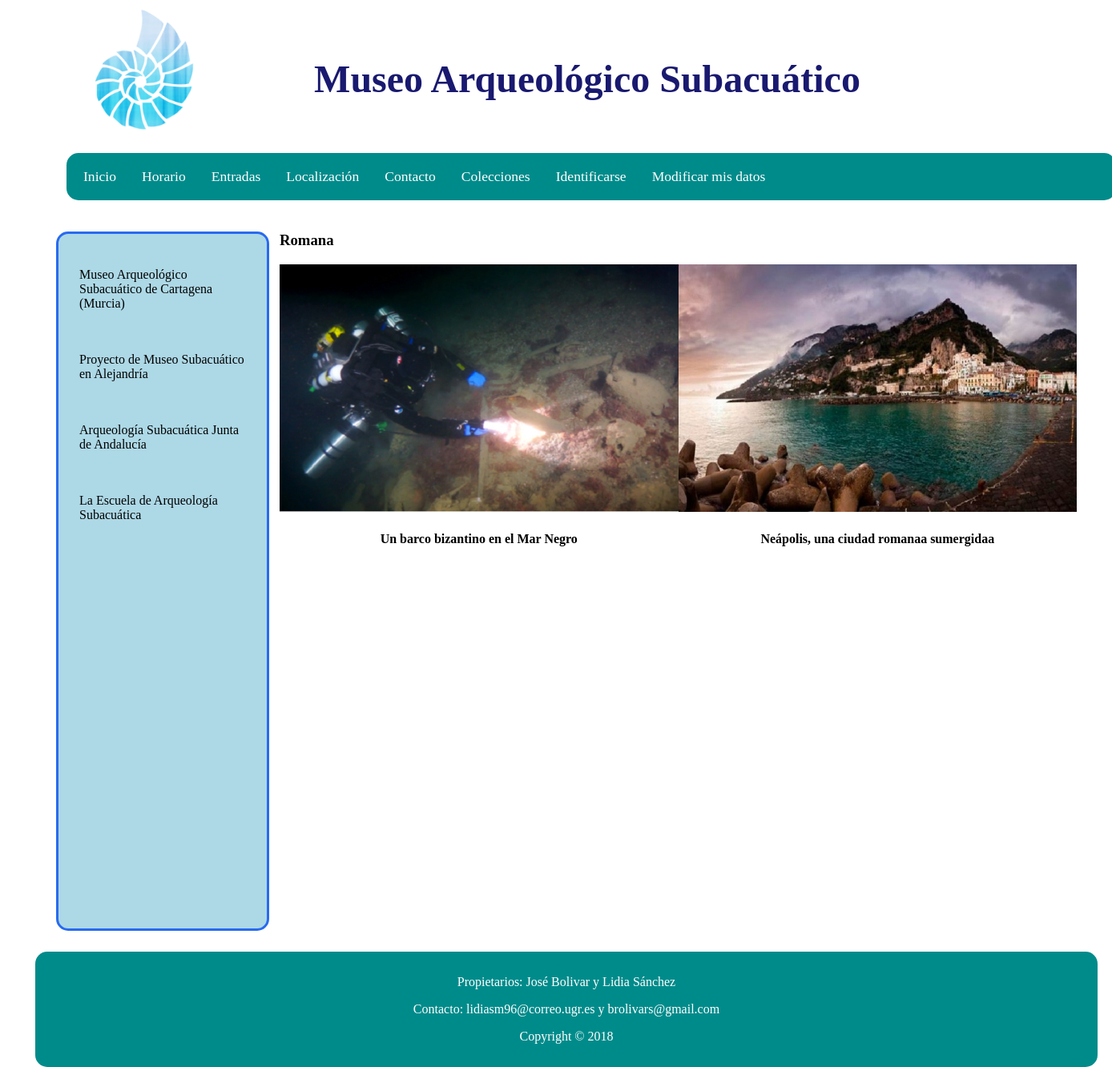
The app's page /PHP/index.php?coleccion=Romana (signed in) with its own data.
### tables this page shows
CREATE TABLE `obras` (
  `ID` int(3) NOT NULL,
  `miniatura` text NOT NULL,
  `descripcion` text NOT NULL,
  `Titulo` text NOT NULL,
  `Imagen` text NOT NULL,
  `Fecha_Publicacion` timestamp NULL DEFAULT NULL ON UPDATE CURRENT_TIMESTAMP,
  `Fecha_Modificacion` timestamp NOT NULL DEFAULT '0000-00-00 00:00:00'
);

### PHP/index.php (called while the page is built, shortened)
<?php
    require_once("bd/ConexionBD.php");
    require("controladores/controlador_Colecciones.php");
?>

### PHP/bd/ConexionBD.php (called while the page is built, shortened)
<?php
    class ConexionBD {
        public static function abrirConexion() {
    	    $conexion = new mysqli('localhost', 'sibw1718', 'sibw1718') or exit('No se pudo conectar con el servidor');
    	    mysqli_select_db($conexion,'p4_sibw_bd') or die ( "No se ha podido conectar a la base de datos" );
        	mysqli_set_charset($conexion, 'utf8');
        	return $conexion;
        }
    }
?>

### PHP/modelos/modelo_Obras.php (called while the page is built, shortened)
<?php
class ModeloObras{
	public $conexionBD;
    public function __construct() {
	    $this->conexionBD = ConexionBD::abrirConexion();
    }
    public function getColeccion($id_coleccion) {
        $seleccion = "SELECT obra_asociada FROM colecciones INNER JOIN
            obras ON colecciones.obra_asociada=obras.ID WHERE nombre_coleccion='$id_coleccion'";
        $resultado = mysqli_query ($this->conexionBD, $seleccion);
        $obrasColeccion = array();
        while ( $fila = mysqli_fetch_array ($resultado, MYSQLI_ASSOC) ) {
            $obrasColeccion[] = $fila['obra_asociada'];
        }
        $obrasColeccion_todo = array();
        $numFilas = mysqli_num_rows($resultado);
        $indice = 0;
        while ($indice < $numFilas) {
            $consulta2 = "SELECT * FROM obras WHERE ID='$obrasColeccion[$indice]' ";
            $resultado2 = mysqli_query ($this->conexionBD, $consulta2);
            while ( $fila2 = mysqli_fetch_array ($resultado2, MYSQLI_ASSOC) ) {
                $obrasColeccion_todo[] = $fila2;
            }
            $indice = $indice + 1;
        }
        return $obrasColeccion_todo;
    }
}
?>

### PHP/vistas/coleccion.php (the view)
<html>
	<?php include("cabeceraObra.php"); ?>
	<body>
	    <div id="pagina">
	    	<?php
	    		include("header.php");
            	include("sidebar.php");
			?>
			<h3 id="titulo_coleccion">
				<?php echo $nombreColeccionSeleccionada; ?>
			</h3>
			<div class="bloque_obras_colecciones">
				<?php
					for ($i=0; $i < count($coleccionSeleccionada); $i++){
						echo	"<div class='obras'> ";
						echo	"<a href='?obra=".$coleccionSeleccionada[$i]['ID']."'>" ;
						echo 	"<img src='../Imagenes/" .$coleccionSeleccionada[$i]['Imagen']. "'>";
						echo	"<div class='pie_foto'>" .$coleccionSeleccionada[$i]['Titulo']. "</div>";
						echo	"</a>";
						echo	"</div>";
					}
				?>
			</div>
			<?php include("footer.php");?>
		</div>
	</body>
</html>

### CSS/estilo-obras-portada.css (style rules this page uses)
body { font-size: 100%; padding: 0; margin: 0; }
#pagina { width: 1300px; height: auto; position: relative; margin:0 auto; }
img { width: 100%; height: auto; }
.obras img { width: 100%; height: auto; float: left; margin-bottom: 5%; }
.obras a { text-decoration: none; }
.pie_foto { text-align: center; color: black; font-weight: bold; font-size: 100%; margin-bottom: 10%; width: 100%; }
.bloque_obras_colecciones { display: flex; margin-bottom: 2%; min-width: 60%; }
#titulo_coleccion { margin-right: 150px; margin-left: 50px; }

### CSS/estilo-print.css (style rules this page uses)
body { font-size: 100%; margin-left: 50px; }
img { width: 100%; height: 20%; position: absolute; margin-top: -40%; }
.pie_foto { text-align: center; color: black; font-weight: bold; font-size: 100%; margin-bottom: 10%; margin-top: -10%; width: 100%; position: absolute; }
#titulo_coleccion { margin-right: 150px; margin-left: 50px; }

### records on screen
obras: Imagen (picture), Titulo "Un barco bizantino en el Mar Negro"
obras: Imagen (picture), Titulo "Neápolis, una ciudad romanaa sumergidaa"

### other values on screen
$nombresMenus[$i] "Inicio"
$nombresMenus[$i] "Horario"
$nombresMenus[$i] "Entradas"
$nombresMenus[$i] "Localización"
$nombresMenus[$i] "Contacto"
$nombresMenus[$i] "Colecciones"
$nombresMenus[$i] "Identificarse"
$nombresMenus[$i] "Modificar mis datos"
$nombreColeccionSeleccionada "Romana"
